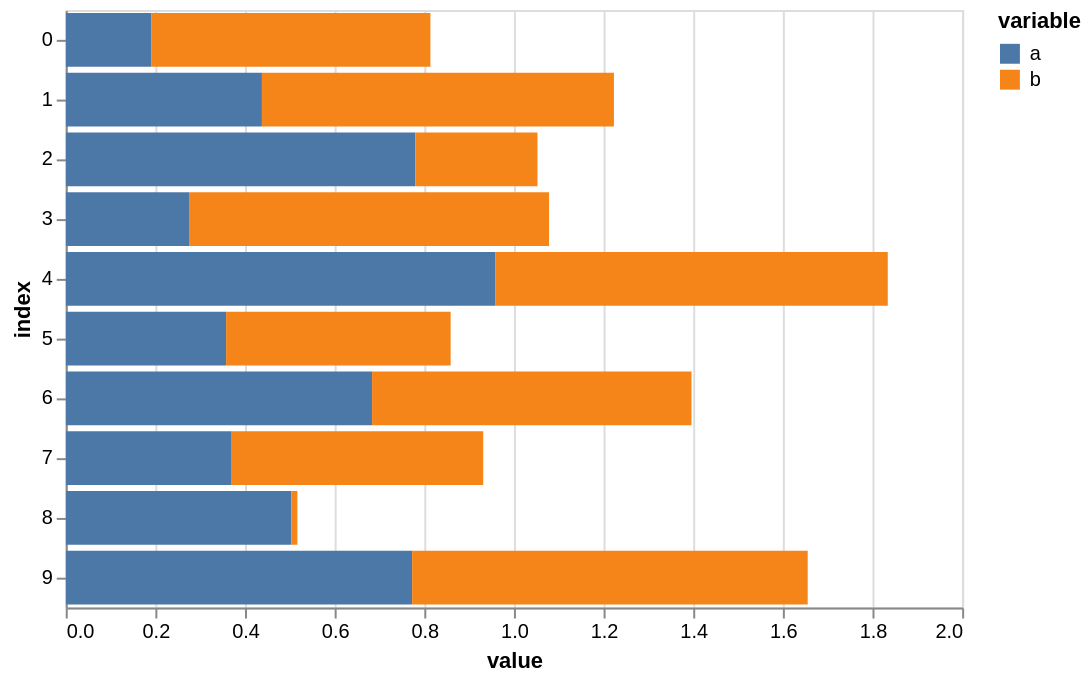

Write a Vega-Lite specification for this figure.
### Vega-Lite specification from a JSON file in a GitHub repository (floating-point values rounded to 4 significant figures)
{"mark": "bar", "encoding": {"x": {"field": "value", "type": "quantitative", "stack": "zero"}, "y": {"field": "index", "type": "ordinal"}, "color": {"field": "variable", "type": "nominal"}}, "$schema": "https://vega.github.io/schema/vega-lite/v2.json", "width": 450, "height": 300, "selection": {"grid": {"type": "interval", "bind": "scales"}}, "data": {"values": [{"index": 0, "variable": "a", "value": 0.1915}, {"index": 1, "variable": "a", "value": 0.4377}, {"index": 2, "variable": "a", "value": 0.78}, {"index": 3, "variable": "a", "value": 0.2765}, {"index": 4, "variable": "a", "value": 0.9581}, {"index": 5, "variable": "a", "value": 0.3578}, {"index": 6, "variable": "a", "value": 0.6835}, {"index": 7, "variable": "a", "value": 0.3703}, {"index": 8, "variable": "a", "value": 0.5031}, {"index": 9, "variable": "a", "value": 0.7728}, {"index": 0, "variable": "b", "value": 0.6221}, {"index": 1, "variable": "b", "value": 0.7854}, {"index": 2, "variable": "b", "value": 0.2726}, {"index": 3, "variable": "b", "value": 0.8019}, {"index": 4, "variable": "b", "value": 0.8759}, {"index": 5, "variable": "b", "value": 0.501}, {"index": 6, "variable": "b", "value": 0.7127}, {"index": 7, "variable": "b", "value": 0.5612}, {"index": 8, "variable": "b", "value": 0.01377}, {"index": 9, "variable": "b", "value": 0.8826}]}}
